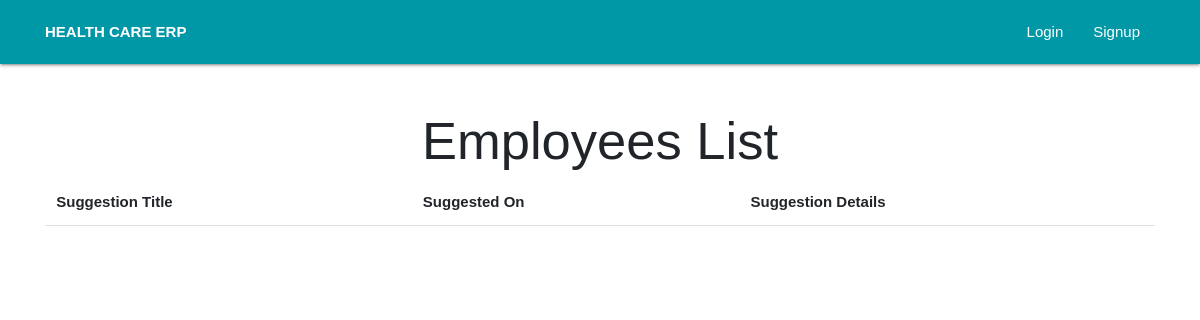
Page /HumanResource/suggestions/ on the earlier database version.
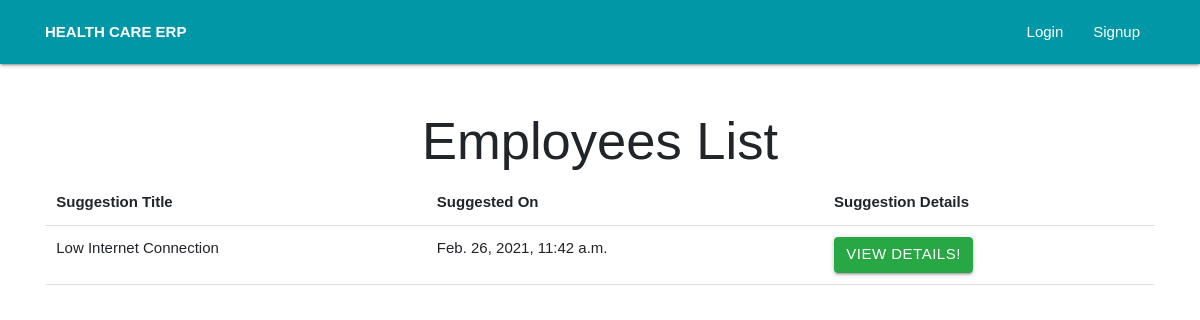
Same page on the later database version.
### HumanResource/models.py (models this page shows, shortened)
class Suggestion(models.Model):
    issue_title = models.CharField(max_length=200)
    issue_description = models.TextField()
    report_date = models.DateTimeField(default=timezone.now)

### HumanResource/views.py (the view)
# urls.py: path("suggestions/", views.suggestions, name="suggestions"),
def suggestions(request):
    suggestions = Suggestion.objects.all()
    context = {
        "suggestions": suggestions
    }
    return render(request, "hr/suggestions.html", context)

### HumanResource/templates/hr/suggestions.html
{% extends "base_layout.html" %}
{% block heading %}
    <h1 class="display-4 text-center">Employees List</h1>
{% endblock heading %}
 {% block content %}
 <table class="table table-borderless">
     <thead class="border-bottom font-weight-bold">
         <tr>
             <td>Suggestion Title</td>
             <td>Suggested On</td>
             <td>Suggestion Details</td>
         </tr>
     </thead>
     <tbody>
         {% for suggestion in suggestions %}
            <tr>
                <td>{{ suggestion.issue_title }}</td>
                <td>{{ suggestion.report_date }}</td>
                <td><a href="{% url 'suggestion_details' suggestion.id %}" class="btn btn-success">View Details!</a></td>
            </tr>
         {% endfor %}
     </tbody>
 </table>
{% endblock %}

Differences in the rows shown:
added Suggestion: issue_title "Low Internet Connection", report_date "Feb. 26, 2021, 11:42 a.m."
